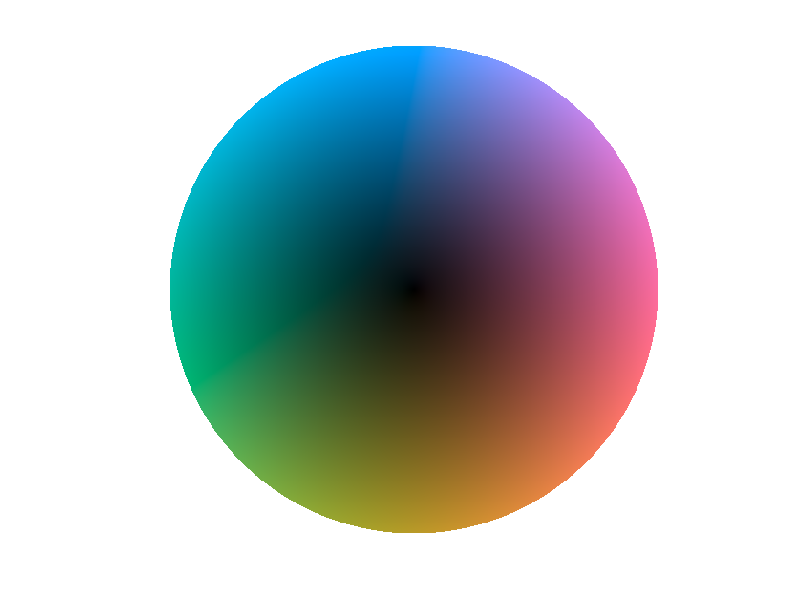
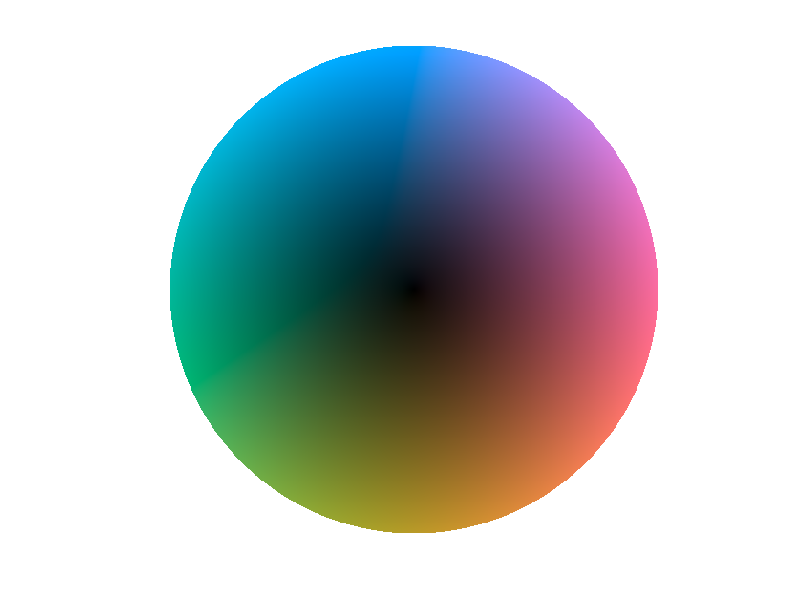
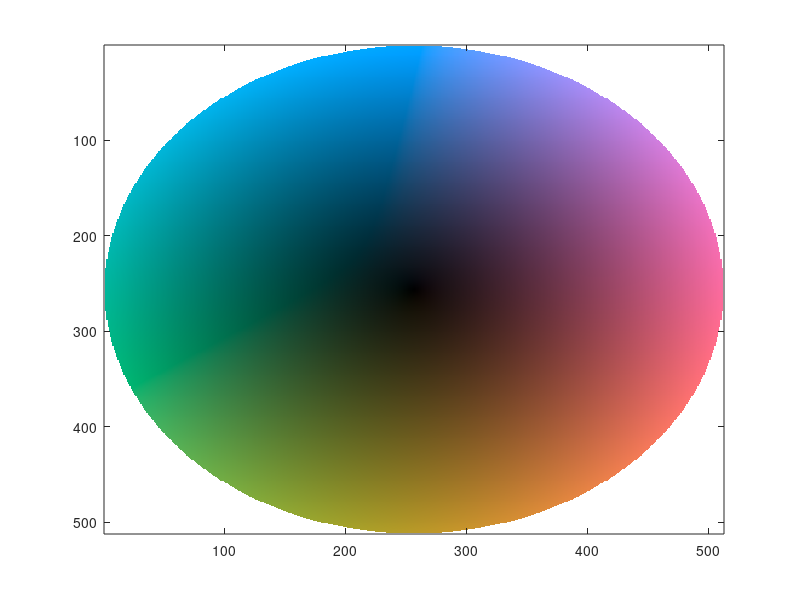

Here is the MATLAB script that generated these plots, in order: (Note: this script raises an error after producing the figures.)
numPx = 512;
x = linspace(-1, 1, numPx);
[xx,yy] = meshgrid( x, x );

rr = sqrt( xx.^2 + yy.^2 );
pp = atan2(yy, xx);

L = 65* rr .* (rr <= 1);
A = 60* rr.* cos(pp).* (rr <= 1);
B = 60* rr.* sin(pp).* (rr <= 1);

L( rr> 1 ) =100;

LAB = cat(3, L, A, B);

RGB = lab2rgb(LAB);

RGB( RGB> 1) = 1;


figure
imshow(RGB)

%% to export the figure

figure;
imshow(RGB);
ax(1) = gca;
data_dir = ['/Users/nishagr/Documents/projects/Project_OrderedIC-master/' ...
                '2D_Fermion_Model/data'];

 exp_file_name = 'LDF_colorwheel';
 fullname = fullfile(data_dir, [exp_file_name,'.png']);
 exportgraphics(ax(1),fullname,'BackgroundColor','none','ContentType','vector');

 %% to write as tiff

 figure;
 imagesc(RGB)
 fullname = fullfile(data_dir, [exp_file_name,'.tif']);
 imwrite(im_temp, fullname_3);
